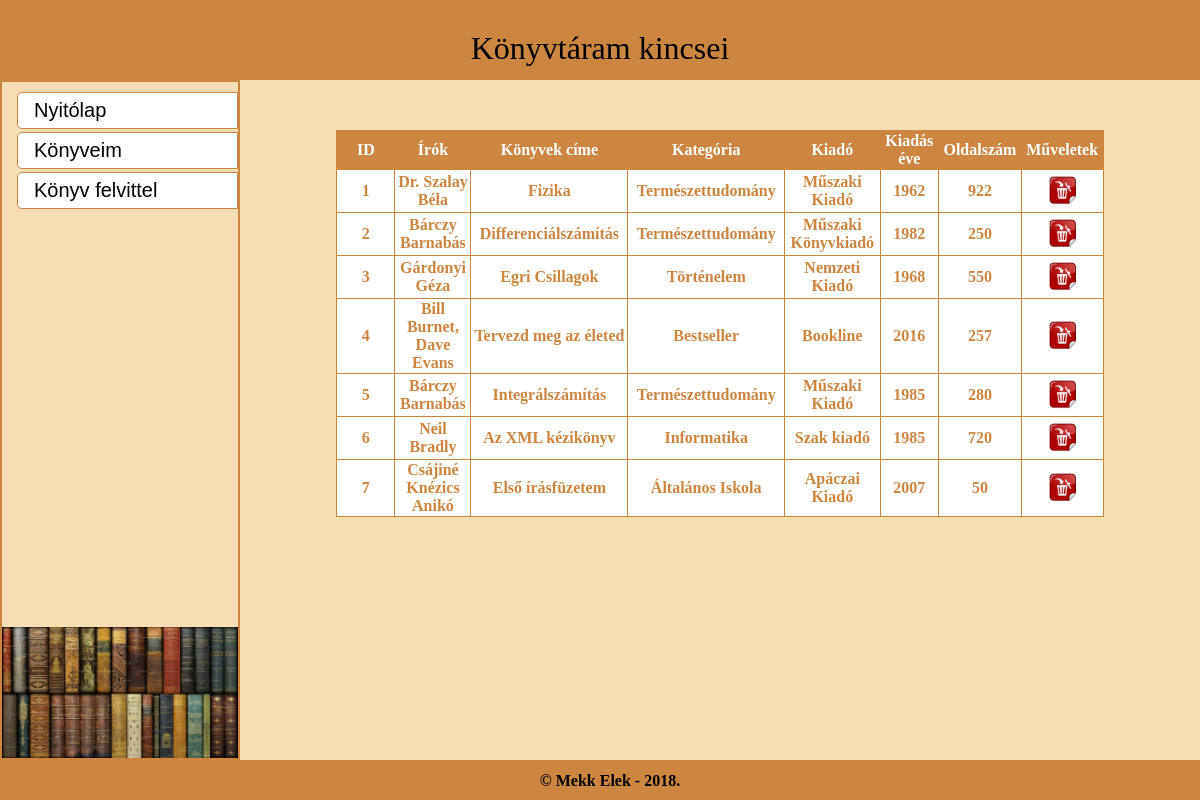
The page /listazas.php on the database its author committed.
### tables this page shows
CREATE TABLE konyvek (
  id INT(11) NOT NULL AUTO_INCREMENT,
  irok VARCHAR(255) DEFAULT NULL,
  konyv VARCHAR(50) DEFAULT NULL,
  kategoria VARCHAR(50) DEFAULT NULL,
  kiado VARCHAR(50) DEFAULT NULL,
  kiadas_eve INT(11) DEFAULT NULL,
  oldalszam INT(11) DEFAULT NULL,
  PRIMARY KEY (id)
);

### listazas.php (the view, shortened to what this page needs)
<!DOCTYPE html>
<?php
include 'adatbazis.php';
try {
    $sql = "SELECT * FROM konyvek";
    $utasitas = $dbc->prepare($sql);
    $utasitas->execute();
} catch (PDOException $exc) {
    echo "Lekérdezési hiba: " . $exc->getTraceAsString();
}
$adatok = $utasitas->fetchAll(PDO::FETCH_ASSOC);
?>
<html lang="hu">
<head>
    <link rel="stylesheet" href="style.css">
</head>
<body>
    <header>Könyvtáram kincsei</header>
    <nav>
        <ul>
            <li><button onclick="location.href='index.php'">Nyitólap</button></li>
            <li><button onclick="location.href='listazas.php'">Könyveim</button></li>
            <li><button onclick="location.href='uj.php'">Könyv felvittel</button></li>
        </ul>
        <a class="menukep" href="listazas.php"><img src="menu_background.jpg" alt="Menű kép"></a>
    </nav>
    <main>
        <table id="tablazat">
            <thead>
                <tr>
                    <th>
                        ID
                    </th>
                    <th>
                        Írók
                    </th>
                    <th>
                        Könyvek címe
                    </th>
                    <th>
                        Kategória
                    </th>
                    <th>
                        Kiadó
                    </th>
                    <th>
                        Kiadás éve
                    </th>
                    <th>
                        Oldalszám
                    </th>
                    <th>
                        Műveletek
                    </th>
                </tr>
            </thead>
            <tbody>
                <?php foreach ($adatok as $sor) : ?>
                <tr>
                    <?php foreach ($sor as $mezo) : ?>
                    <td><?= $mezo; ?></td>
                    <?php endforeach; ?>
                    <td>
                        <a href="torol.php?id=<?= $sor['id']; ?>"><img class="kep" src="delete.png" alt="Töröl" title="Törlés"></a>
                    </td>
                </tr>
                <?php endforeach; ?>
            </tbody>
        </table>
    </main>
    <footer>&copy; Mekk Elek - 2018.</footer>
</body>
</html>

### style.css (style rules this page uses)
html { font-family: "Times New Roman"; font-size: 16px; }
header { font-family: Broadway; font-size: xx-large; padding: 30px; text-align: center; background-color: peru; grid-area: header; }
footer { padding: 10px; text-align: center; grid-area: footer; background-color: peru; width: 100%; font-weight: bold; padding-top: 1%; }
nav { background-color: wheat; grid-area: menu; border: 2px solid peru; text-align: right; position: relative; padding: 5px 0px 5px 5px; }
li > button { width: 100%; font-size: 20px; border: 1px solid peru; background-color: white; text-align: left; border-top-left-radius: 5px; border-bottom-left-radius: 5px; margin-bottom: 3px; padding: 6px 16px; }
ul { list-style: none; margin-top: 5px; margin-left: -30px; }
.menukep img { width: 100%; position: absolute; bottom: 0px; left: 0px; }
main { width: 100%; background-color: wheat; grid-area: main; position: relative; }
body { display: grid; grid-template-areas: "header header" "menu main" "footer footer"; grid-template-columns: 20% 80%; margin: 0; height: 100vh; grid-template-rows: 10% 1fr 5%; }
table { width: 80%; margin-top: 50px; margin: 0 auto; text-align: center; color: peru; border: 1px solid peru; }
thead { width: 8%; background-color: peru; color: white; }
td { width: 50px; border: 1px solid peru; background-color: white; }
.kep { height: 30px; width: 35px; vertical-align: middle; padding: 5px; }
tbody { font-weight: bold; }
#tablazat { border-collapse: collapse; margin-top: 50px; }

### rows shown on the page
konyvek: id "1", irok "Dr. Szalay Béla", konyv "Fizika", kategoria "Természettudomány", kiado "Műszaki Kiadó", kiadas_eve "1962", oldalszam "922"
konyvek: id "2", irok "Bárczy Barnabás", konyv "Differenciálszámítás", kategoria "Természettudomány", kiado "Műszaki Könyvkiadó", kiadas_eve "1982", oldalszam "250"
konyvek: id "3", irok "Gárdonyi Géza", konyv "Egri Csillagok", kategoria "Történelem", kiado "Nemzeti Kiadó", kiadas_eve "1968", oldalszam "550"
konyvek: id "4", irok "Bill Burnet, Dave Evans", konyv "Tervezd meg az életed", kategoria "Bestseller", kiado "Bookline", kiadas_eve "2016", oldalszam "257"
konyvek: id "5", irok "Bárczy Barnabás", konyv "Integrálszámítás", kategoria "Természettudomány", kiado "Műszaki Kiadó", kiadas_eve "1985", oldalszam "280"
konyvek: id "6", irok "Neil Bradly", konyv "Az XML kézikönyv", kategoria "Informatika", kiado "Szak kiadó", kiadas_eve "1985", oldalszam "720"
konyvek: id "7", irok "Csájiné Knézics Anikó", konyv "Első írásfüzetem", kategoria "Általános Iskola", kiado "Apáczai Kiadó", kiadas_eve "2007", oldalszam "50"
